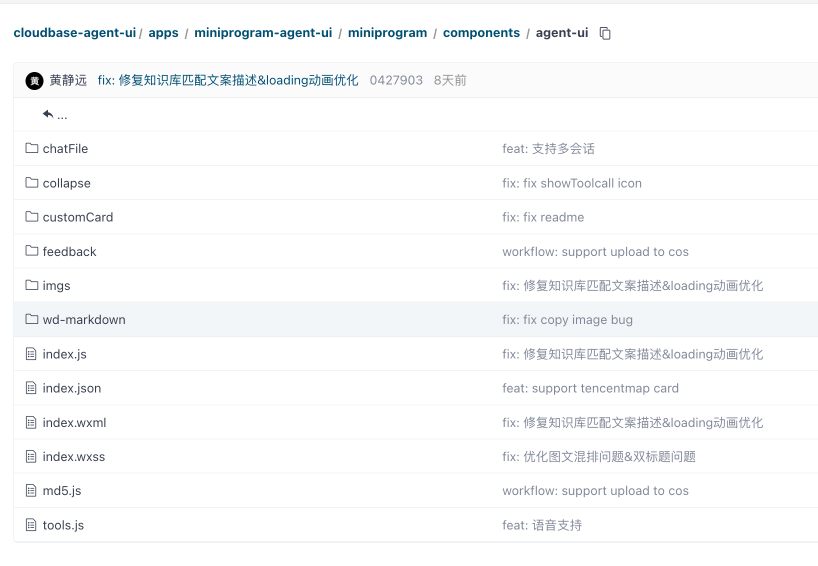
#> input picture miniprogram/images/ai_example1.png, 1636 x 1132 px (shown at 1/2 size); its folder holds only this picture in this run
$ python -i border.py   (imports and definitions only)
#> lines starting #> are read from the running program, lines starting #| are printed output that depends on the picture; after the words box and inside, x2 and y2 are one past the last pixel; in counts of white or black regions, pixels touching at a corner belong together
#> further down, picture is the input picture: PIL image 1636x1132 RGBA; mean R, G, B, A 249.3, 250.1, 250.9, 255
### backend/nosh.py
"""Independent MNN inference and recovered nosh alpha processing.

MainSeg_Wrapper binds SegmentFunctionV2: RGB, INTER_AREA resize and
float32 * (4/255) - 2, followed by NHWC-to-NCHW. These input constants and
the Java mask-processing constants were recovered from the supplied APK.
"""
from __future__ import annotations

import io
import os

import numpy as np
import cv2
from PIL import Image, ImageFilter

from backend.nosh_model import model_path, verify_model

INPUT_SIZE = 224


def clipped_box_blur(values: np.ndarray, radius: int) -> np.ndarray:
    """Integer, separable box filter with clipped windows, as in the APK.

    Unlike an edge-replicating blur, boundary pixels divide by the actual
    available sample count. The Java implementation floors after each axis.
    """
    result = np.asarray(values, dtype=np.uint8)
    for axis in (1, 0):
        length = result.shape[axis]
        coordinates = np.arange(length)
        starts = np.maximum(0, coordinates - radius)
        ends = np.minimum(length, coordinates + radius + 1)
        cumulative = np.cumsum(result, axis=axis, dtype=np.int64)
        pad = [(0, 0), (0, 0)]
        pad[axis] = (1, 0)
        cumulative = np.pad(cumulative, pad)
        sums = np.take(cumulative, ends, axis=axis) - np.take(cumulative, starts, axis=axis)
        counts = ends - starts
        if axis == 0:
            counts = counts[:, None]
        result = (sums // counts).astype(np.uint8)
    return result


# [78 lines left out: functions native_mask, alpha_from_mask, crop_subject, not called in this run]


class NoshSegmenter:
    # [40 lines left out: functions __init__, __call__, infer, not called in this run]

### backend/border.py
"""White sticker contour recovered from nosh's FoodStrokeProcessorImpl.

REA evidence ev_362ad8dca4f93dde01e04434bafdfb63f4c1675008fdcfe8df9cd51a24e1dadc
contains the bitmap path in x1.d.invokeSuspend. The plain white variant is
generated before the APK adds its separate colored dot decoration.
"""
from __future__ import annotations

import cv2
import numpy as np
import secrets
from PIL import Image

from backend.nosh import clipped_box_blur
from backend.sticker_texture import TEXTURES, paper_material


def sticker_parameters(size: tuple[int, int], subject_extent: float | None = None) -> dict:
    """Return the APK's dilation, smoothing and temporary-padding parameters.

    The SDK bbox can be passed as subject_extent. Otherwise the already
    cropped cutout's long edge is the closest available equivalent.
    """
    width, height = size
    if width < 1 or height < 1:
        raise ValueError('Expected a nonempty subject image')
    extent = max(size) if subject_extent is None else float(subject_extent)
    if not np.isfinite(extent) or extent <= 0:
        raise ValueError('Expected a positive subject extent')
    base = min(20.0, max(1.5, extent * 0.0066))
    stroke = max(base * 6.0, max(size) * 0.04)
    scale = min(1.0, 1500.0 / max(size))
    radius = max(1, int(stroke * scale))
    blur = max(2, min(6, int(stroke * scale * 0.2)))
    padding = max(2, 2 * blur + radius + 2)
    return {
        'stroke': stroke, 'scale': scale, 'radius': radius, 'blur': blur,
        'padding': padding, 'output_padding': int(padding / scale),
        'working_size': (max(1, int(width * scale)), max(1, int(height * scale))),
    }


def white_sticker(image: Image.Image, *, subject_extent: float | None = None) -> Image.Image:
    """Keep the recovered plain contour available for comparisons and validation."""
    return _sticker(image, subject_extent=subject_extent)


# [10 lines left out: function textured_sticker, not called in this run]


def _sticker(image: Image.Image, *, subject_extent=None, texture=None, seed=None) -> Image.Image:
    """Bake a smooth white contour into an RGBA PNG, preserving transparency.

    Binary support uses alpha > 0, square dilation, two clipped integer box
    blurs, then clamp((gray - 128) * 12 + 128). Original subject pixels are
    composited last at their original resolution. API and exported images
    consequently share the same outline without a client-only effect.
    """
    source = image.convert('RGBA')
    if not source.getchannel('A').getbbox():
        raise ValueError('No subject found')
    params = sticker_parameters(source.size, subject_extent)
    working = source.getchannel('A')
#> working: PIL image 1636x1132 L; every value is 255
    if params['scale'] < 1:
        working = working.resize(params['working_size'], Image.Resampling.BILINEAR)
#> working: PIL image 1500x1037 L; every value is 255
    support = np.pad((np.asarray(working) > 0).astype(np.uint8), params['padding'])
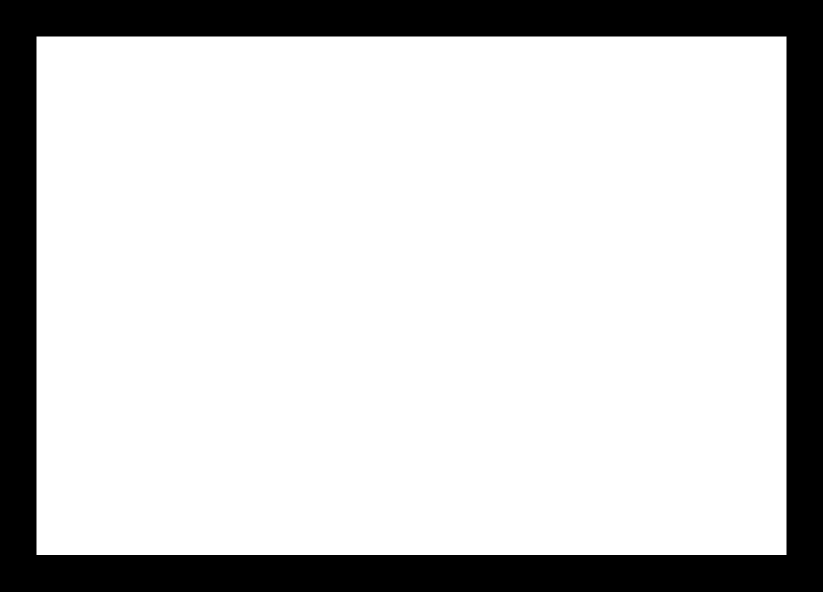
#> support: shape (1183, 1646) (shown at 1/2 size); values 0 (black) and 1 (white), 79.9% white; 1 black region, box (x1, y1, x2, y2) and area: (0, 0, 1646, 1183) 391718
    diameter = 2 * params['radius'] + 1
    expanded = cv2.dilate(support, np.ones((diameter, diameter), np.uint8),
                          borderType=cv2.BORDER_CONSTANT, borderValue=0) * 255
#> expanded: shape (1183, 1646); 96% white; 1 black region, box (x1, y1, x2, y2) and area: (0, 0, 1646, 1183) 78428
    blurred = clipped_box_blur(clipped_box_blur(expanded, params['blur']), params['blur'])
#> the loop in clipped_box_blur, `for axis in (1, 0):` made 2 passes
#> pass 1, in clipped_box_blur, `cumulative = np.cumsum(result, axis=axis, dtype=np.int64)`:
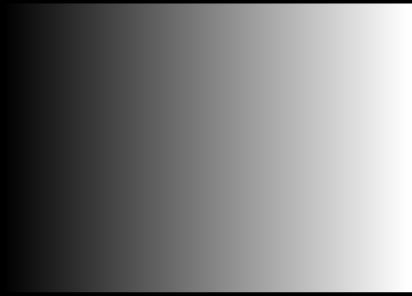
#> cumulative: shape (1183, 1646) int64 (shown at 1/4 size); min 0, max 412590, mean 201534.6; drawn with min black and max white
#> after the loop in clipped_box_blur, `for axis in (1, 0):`:
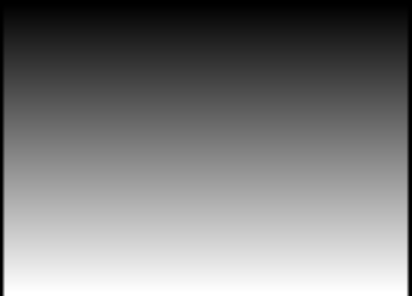
#> cumulative: shape (1184, 1646) int64 (shown at 1/4 size); min 0, max 294525, mean 144753.2; drawn with min black and max white
#> after the loop in clipped_box_blur, `for axis in (1, 0):`:
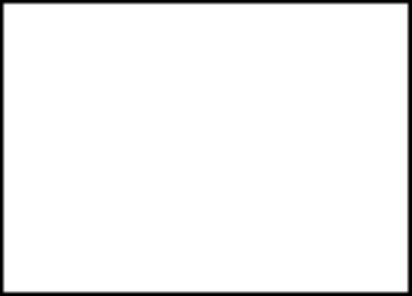
#> result: shape (1183, 1646) (shown at 1/4 size); min 0, max 255, mean 244.7
#> the loop in clipped_box_blur (call 2), `for axis in (1, 0):` made 2 passes
#> pass 1, in clipped_box_blur (call 2), `sums = np.take(cumulative, ends, axis=axis) - np.take(cumulative, star..`:
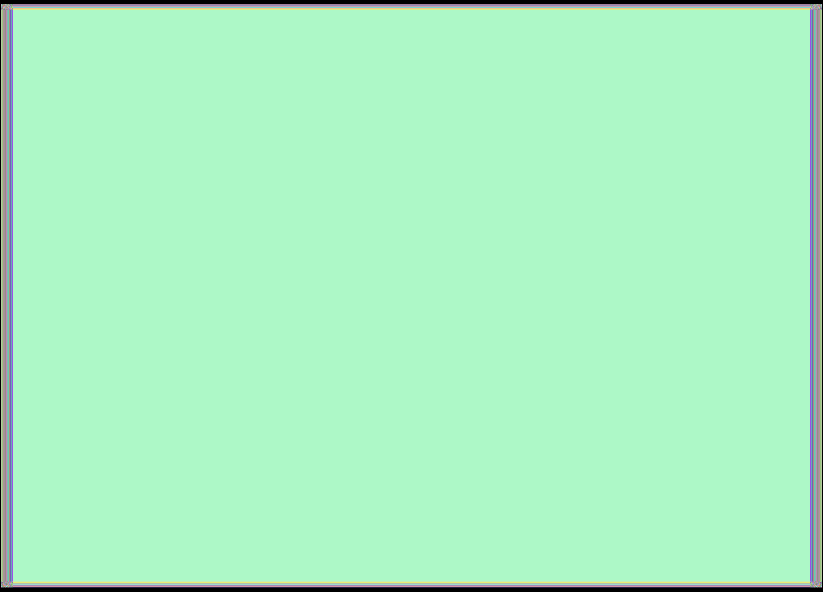
#> sums: shape (1183, 1646) int64 (shown at 1/2 size); 288 distinct labels, from 0 to 3315; one colour per label, 0 black
    alpha = np.clip((blurred.astype(np.int16) - 128) * 12 + 128, 0, 255).astype(np.uint8)
    border_alpha = Image.fromarray(alpha)
    padding = params['output_padding']
    output_size = (source.width + 2 * padding, source.height + 2 * padding)
    if border_alpha.size != output_size:
        border_alpha = border_alpha.resize(output_size, Image.Resampling.BILINEAR)
    result = (paper_material(output_size, texture, seed, params['stroke']) if texture
              else Image.new('RGBA', output_size, (255, 255, 255, 0)))
#> result: PIL image 1794x1290 RGBA
    result.putalpha(border_alpha)
    result.alpha_composite(source, (padding, padding))
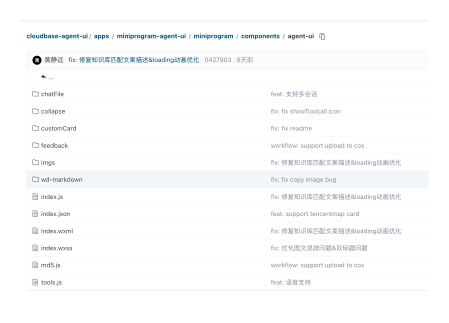
#> result: PIL image 1794x1290 RGBA (shown at 1/4 size); mean R, G, B, A 250.5, 251.1, 251.7, 244.6; transparent parts drawn white
    # Match v.x: alpha > 10 bounding box plus one transparent pixel margin.
    bbox = result.getchannel('A').point(lambda value: 255 if value > 10 else 0).getbbox()
#> bbox = (15, 15, 1779, 1275)
    left, top, right, bottom = bbox
#> left = 15; top = 15; right = 1779; bottom = 1275
    crop = (max(0, left - 1), max(0, top - 1), min(result.width, right + 1), min(result.height, bottom + 1))
#> crop = (14, 14, 1780, 1276)
    result = result.crop(crop)
#> result: PIL image 1766x1262 RGBA
    # Keep fully transparent PNG pixels clean when composited by other renderers.
    pixels = np.array(result)
    pixels[pixels[:, :, 3] == 0, :3] = 0
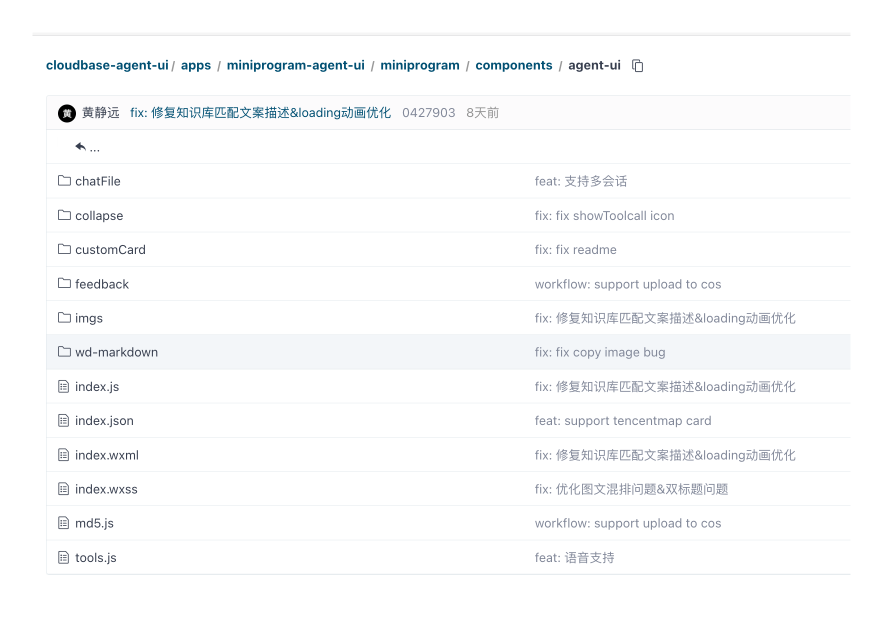
#> pixels: shape (1262, 1766, 4) (shown at 1/2 size); mean R, G, B, A 249.6, 250.2, 250.9, 254; transparent parts drawn white
    output = Image.fromarray(pixels)
    frame = image.info.get('source_frame')
    if frame:
        output.info['source_frame'] = {**frame, 'x': frame['x'] - padding + crop[0],
                                       'y': frame['y'] - padding + crop[1],
                                       'width': output.width, 'height': output.height}
    return output

>>> from PIL import Image
>>> picture = Image.open('../miniprogram/images/ai_example1.png')
>>> result = white_sticker(picture)

$ run again, on miniprogram/images/ai_example2.png
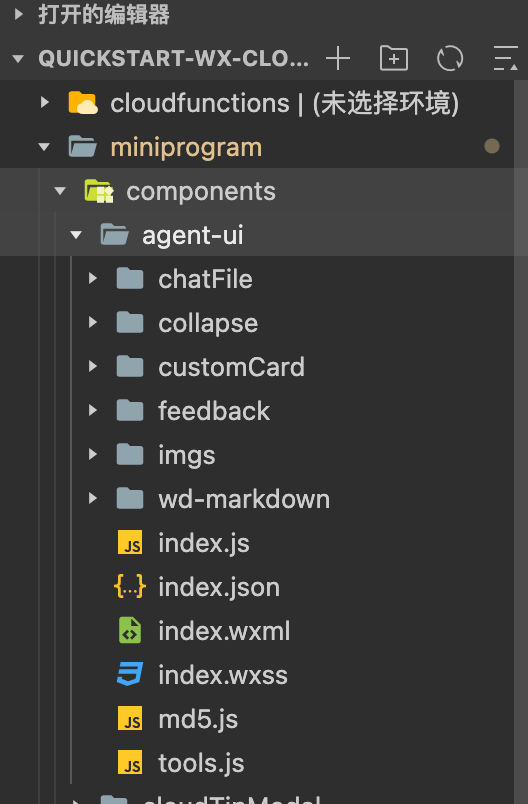
#> input picture miniprogram/images/ai_example2.png, 528 x 804 px
#> picture is the input picture: PIL image 528x804 RGB; mean R, G, B 59.5, 59.5, 58.4
#> working: PIL image 528x804 L; every value is 255
#> in _sticker, `support = np.pad((np.asarray(working) > 0).astype(np.uint8), params['p..`:
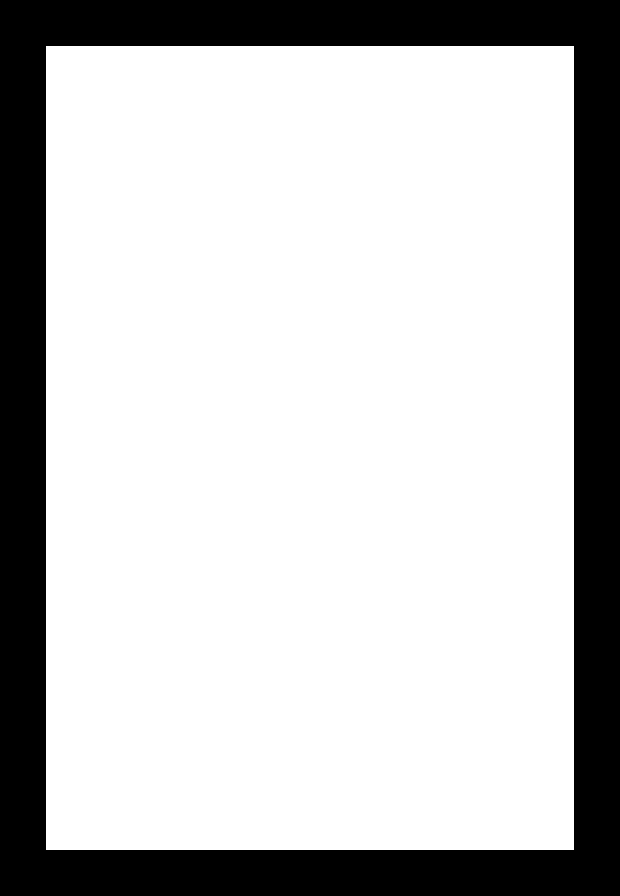
#> support: shape (896, 620); values 0 (black) and 1 (white), 76.4% white; 1 black region, box (x1, y1, x2, y2) and area: (0, 0, 620, 896) 131008
#> expanded: shape (896, 620); 92.5% white; 1 black region, box (x1, y1, x2, y2) and area: (0, 0, 620, 896) 41664
#> bbox = (14, 14, 606, 882)
#> left = 14; right = 606; bottom = 882
#> crop = (13, 13, 607, 883)
#> in _sticker, `pixels[pixels[:, :, 3] == 0, :3] = 0`:
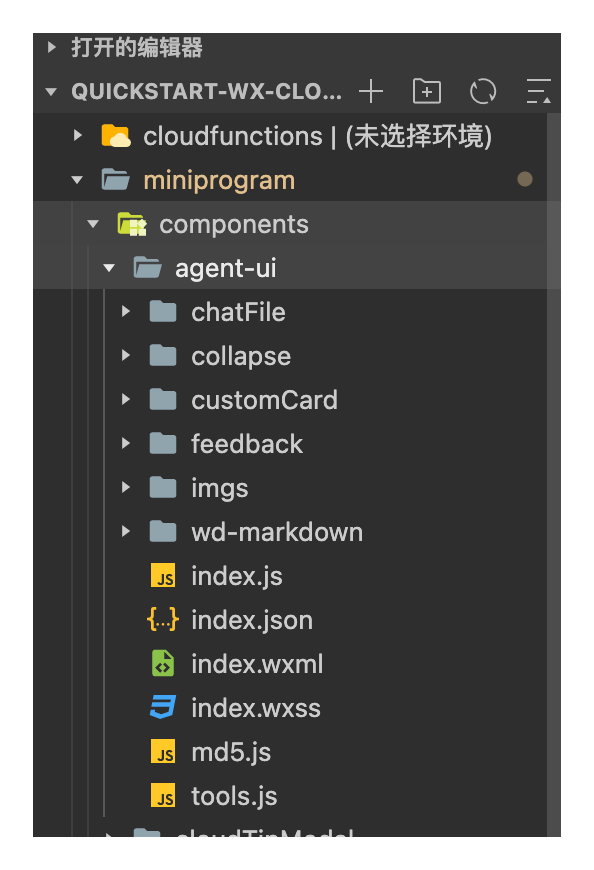
#> pixels: shape (870, 594, 4); mean R, G, B, A 92.9, 92.9, 92.1, 253.3; transparent parts drawn white

$ run again, on miniprogram/images/create_cbr.png
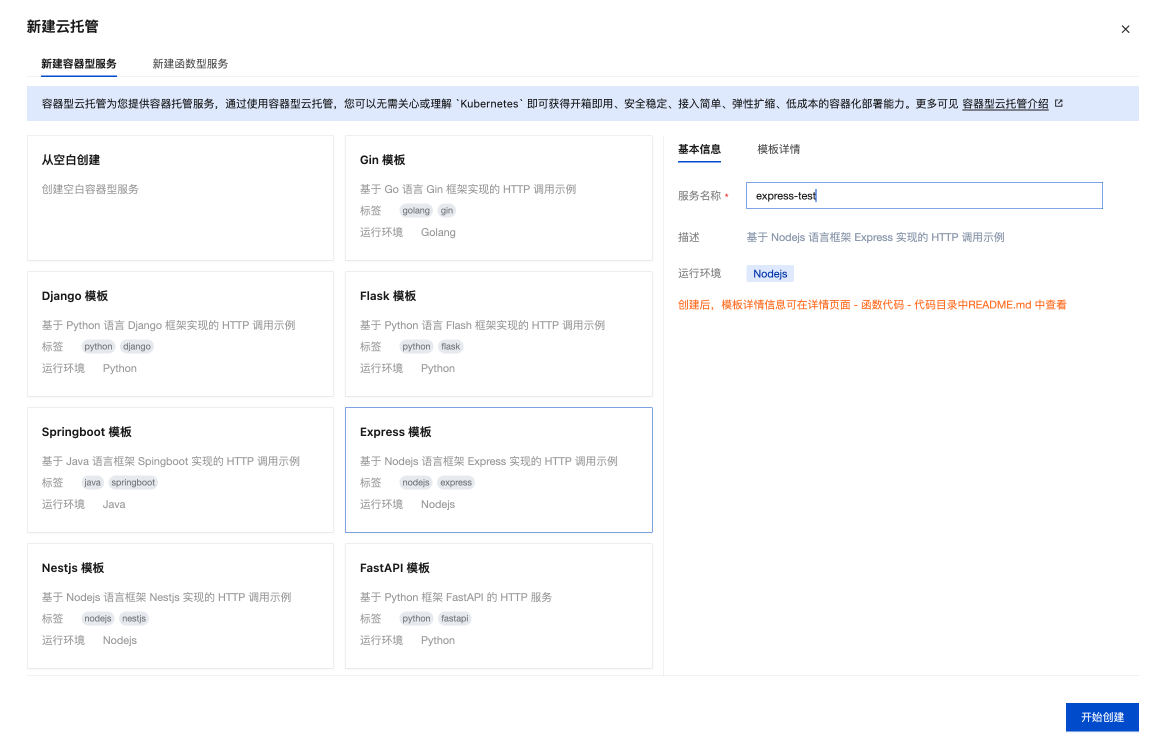
#> input picture miniprogram/images/create_cbr.png, 2322 x 1470 px (shown at 1/2 size)
#> picture is the input picture: PIL image 2322x1470 RGBA; mean R, G, B, A 249.2, 249.7, 250.9, 255
#> support: shape (1097, 1648); values 0 (black) and 1 (white), 78.7% white; 1 black region, box (x1, y1, x2, y2) and area: (0, 0, 1648, 1097) 384356
#> expanded: shape (1097, 1648); 95.8% white; 1 black region, box (x1, y1, x2, y2) and area: (0, 0, 1648, 1097) 76076
#> the loop in clipped_box_blur (call 2), `for axis in (1, 0):` made 2 passes
#> pass 1, in clipped_box_blur (call 2), `sums = np.take(cumulative, ends, axis=axis) - np.take(cumulative, star..`:
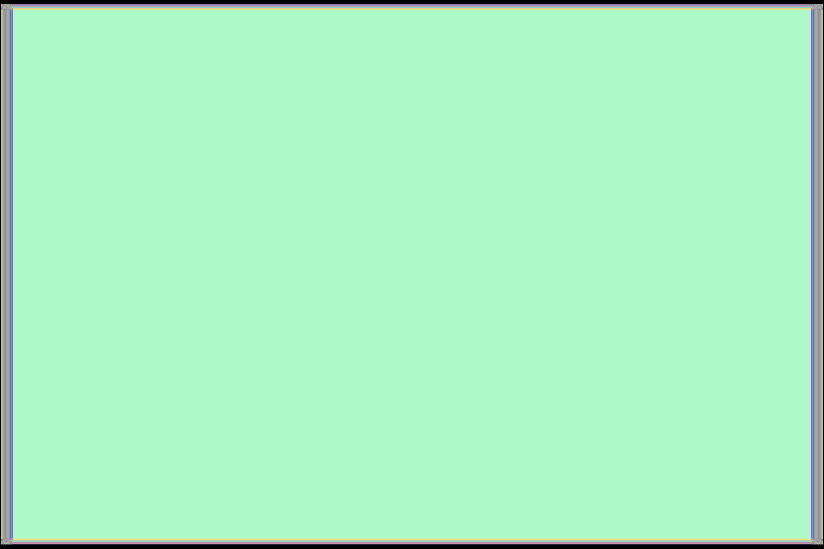
#> sums: shape (1097, 1648) int64 (shown at 1/2 size); 288 distinct labels, from 0 to 3315; one colour per label, 0 black
#> bbox = (21, 21, 2529, 1677)
#> left = 21; right = 2529; bottom = 1677
#> crop = (20, 20, 2530, 1678)
#> in _sticker, `result = result.crop(crop)`:
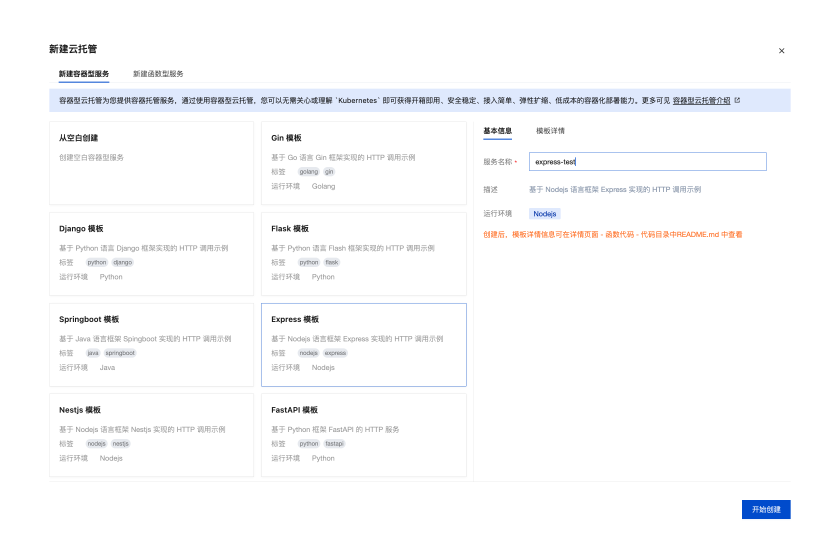
#> result: PIL image 2510x1658 RGBA (shown at 1/3 size); mean R, G, B, A 250.2, 250.6, 251.7, 254.1; transparent parts drawn white
